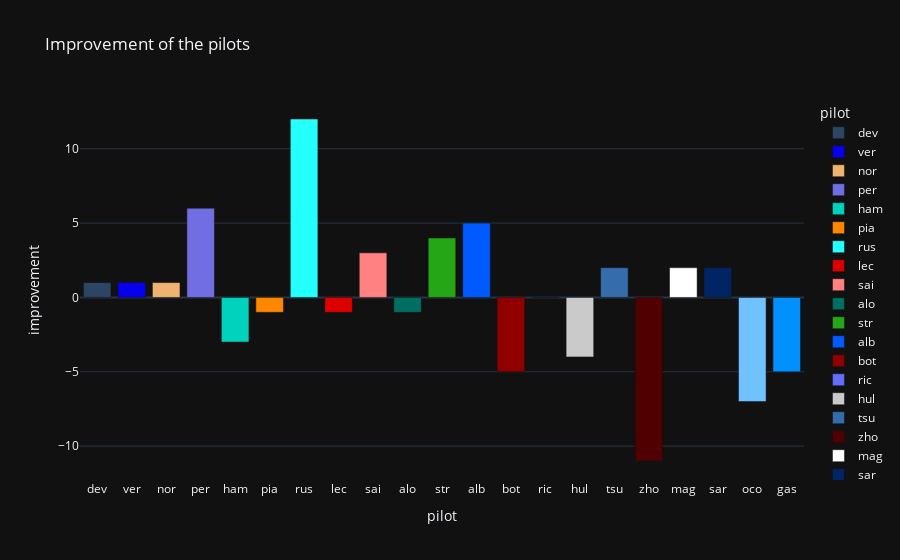

Notebook code for this chart:
### Code cell
# px.scatter(last_gp, x="pilot", y="improvement", title="Improvement of the pilots", marginal_y="histogram", template="plotly_dark")
px.bar(last_gp, x="pilot", y="improvement", title="Improvement of the pilots", color="pilot", color_discrete_map=colors["pilot"], template="plotly_dark")
# invert the y axis

### Figure 1 — Plotly figure (JSON) as saved in the notebook; plotly's stock layout.template omitted (floating-point values rounded to 4 significant figures)
{"data": [{"alignmentgroup": "True", "hovertemplate": "pilot=%{x}<br>improvement=%{y}<extra></extra>", "legendgroup": "dev", "marker": {"color": "#2b4562", "pattern": {"shape": ""}}, "name": "dev", "offsetgroup": "dev", "orientation": "v", "showlegend": true, "textposition": "auto", "type": "bar", "x": ["dev"], "xaxis": "x", "y": [1], "yaxis": "y"}, {"alignmentgroup": "True", "hovertemplate": "pilot=%{x}<br>improvement=%{y}<extra></extra>", "legendgroup": "ver", "marker": {"color": "#0600ef", "pattern": {"shape": ""}}, "name": "ver", "offsetgroup": "ver", "orientation": "v", "showlegend": true, "textposition": "auto", "type": "bar", "x": ["ver"], "xaxis": "x", "y": [1], "yaxis": "y"}, {"alignmentgroup": "True", "hovertemplate": "pilot=%{x}<br>improvement=%{y}<extra></extra>", "legendgroup": "nor", "marker": {"color": "#eeb370", "pattern": {"shape": ""}}, "name": "nor", "offsetgroup": "nor", "orientation": "v", "showlegend": true, "textposition": "auto", "type": "bar", "x": ["nor"], "xaxis": "x", "y": [1], "yaxis": "y"}, {"alignmentgroup": "True", "hovertemplate": "pilot=%{x}<br>improvement=%{y}<extra></extra>", "legendgroup": "per", "marker": {"color": "#716de2", "pattern": {"shape": ""}}, "name": "per", "offsetgroup": "per", "orientation": "v", "showlegend": true, "textposition": "auto", "type": "bar", "x": ["per"], "xaxis": "x", "y": [6], "yaxis": "y"}, {"alignmentgroup": "True", "hovertemplate": "pilot=%{x}<br>improvement=%{y}<extra></extra>", "legendgroup": "ham", "marker": {"color": "#00d2be", "pattern": {"shape": ""}}, "name": "ham", "offsetgroup": "ham", "orientation": "v", "showlegend": true, "textposition": "auto", "type": "bar", "x": ["ham"], "xaxis": "x", "y": [-3], "yaxis": "y"}, {"alignmentgroup": "True", "hovertemplate": "pilot=%{x}<br>improvement=%{y}<extra></extra>", "legendgroup": "pia", "marker": {"color": "#ff8700", "pattern": {"shape": ""}}, "name": "pia", "offsetgroup": "pia", "orientation": "v", "showlegend": true, "textposition": "auto", "type": "bar", "x": ["pia"], "xaxis": "x", "y": [-1], "yaxis": "y"}, {"alignmentgroup": "True", "hovertemplate": "pilot=%{x}<br>improvement=%{y}<extra></extra>", "legendgroup": "rus", "marker": {"color": "#24ffff", "pattern": {"shape": ""}}, "name": "rus", "offsetgroup": "rus", "orientation": "v", "showlegend": true, "textposition": "auto", "type": "bar", "x": ["rus"], "xaxis": "x", "y": [12], "yaxis": "y"}, {"alignmentgroup": "True", "hovertemplate": "pilot=%{x}<br>improvement=%{y}<extra></extra>", "legendgroup": "lec", "marker": {"color": "#dc0000", "pattern": {"shape": ""}}, "name": "lec", "offsetgroup": "lec", "orientation": "v", "showlegend": true, "textposition": "auto", "type": "bar", "x": ["lec"], "xaxis": "x", "y": [-1], "yaxis": "y"}, {"alignmentgroup": "True", "hovertemplate": "pilot=%{x}<br>improvement=%{y}<extra></extra>", "legendgroup": "sai", "marker": {"color": "#ff8181", "pattern": {"shape": ""}}, "name": "sai", "offsetgroup": "sai", "orientation": "v", "showlegend": true, "textposition": "auto", "type": "bar", "x": ["sai"], "xaxis": "x", "y": [3], "yaxis": "y"}, {"alignmentgroup": "True", "hovertemplate": "pilot=%{x}<br>improvement=%{y}<extra></extra>", "legendgroup": "alo", "marker": {"color": "#006f62", "pattern": {"shape": ""}}, "name": "alo", "offsetgroup": "alo", "orientation": "v", "showlegend": true, "textposition": "auto", "type": "bar", "x": ["alo"], "xaxis": "x", "y": [-1], "yaxis": "y"}, {"alignmentgroup": "True", "hovertemplate": "pilot=%{x}<br>improvement=%{y}<extra></extra>", "legendgroup": "str", "marker": {"color": "#25a617", "pattern": {"shape": ""}}, "name": "str", "offsetgroup": "str", "orientation": "v", "showlegend": true, "textposition": "auto", "type": "bar", "x": ["str"], "xaxis": "x", "y": [4], "yaxis": "y"}, {"alignmentgroup": "True", "hovertemplate": "pilot=%{x}<br>improvement=%{y}<extra></extra>", "legendgroup": "alb", "marker": {"color": "#005aff", "pattern": {"shape": ""}}, "name": "alb", "offsetgroup": "alb", "orientation": "v", "showlegend": true, "textposition": "auto", "type": "bar", "x": ["alb"], "xaxis": "x", "y": [5], "yaxis": "y"}, {"alignmentgroup": "True", "hovertemplate": "pilot=%{x}<br>improvement=%{y}<extra></extra>", "legendgroup": "bot", "marker": {"color": "#900000", "pattern": {"shape": ""}}, "name": "bot", "offsetgroup": "bot", "orientation": "v", "showlegend": true, "textposition": "auto", "type": "bar", "x": ["bot"], "xaxis": "x", "y": [-5], "yaxis": "y"}, {"alignmentgroup": "True", "hovertemplate": "pilot=%{x}<br>improvement=%{y}<extra></extra>", "legendgroup": "ric", "marker": {"color": "#636efa", "pattern": {"shape": ""}}, "name": "ric", "offsetgroup": "ric", "orientation": "v", "showlegend": true, "textposition": "auto", "type": "bar", "x": ["ric"], "xaxis": "x", "y": [0], "yaxis": "y"}, {"alignmentgroup": "True", "hovertemplate": "pilot=%{x}<br>improvement=%{y}<extra></extra>", "legendgroup": "hul", "marker": {"color": "#cacaca", "pattern": {"shape": ""}}, "name": "hul", "offsetgroup": "hul", "orientation": "v", "showlegend": true, "textposition": "auto", "type": "bar", "x": ["hul"], "xaxis": "x", "y": [-4], "yaxis": "y"}, {"alignmentgroup": "True", "hovertemplate": "pilot=%{x}<br>improvement=%{y}<extra></extra>", "legendgroup": "tsu", "marker": {"color": "#356cac", "pattern": {"shape": ""}}, "name": "tsu", "offsetgroup": "tsu", "orientation": "v", "showlegend": true, "textposition": "auto", "type": "bar", "x": ["tsu"], "xaxis": "x", "y": [2], "yaxis": "y"}, {"alignmentgroup": "True", "hovertemplate": "pilot=%{x}<br>improvement=%{y}<extra></extra>", "legendgroup": "zho", "marker": {"color": "#500000", "pattern": {"shape": ""}}, "name": "zho", "offsetgroup": "zho", "orientation": "v", "showlegend": true, "textposition": "auto", "type": "bar", "x": ["zho"], "xaxis": "x", "y": [-11], "yaxis": "y"}, {"alignmentgroup": "True", "hovertemplate": "pilot=%{x}<br>improvement=%{y}<extra></extra>", "legendgroup": "mag", "marker": {"color": "#ffffff", "pattern": {"shape": ""}}, "name": "mag", "offsetgroup": "mag", "orientation": "v", "showlegend": true, "textposition": "auto", "type": "bar", "x": ["mag"], "xaxis": "x", "y": [2], "yaxis": "y"}, {"alignmentgroup": "True", "hovertemplate": "pilot=%{x}<br>improvement=%{y}<extra></extra>", "legendgroup": "sar", "marker": {"color": "#012564", "pattern": {"shape": ""}}, "name": "sar", "offsetgroup": "sar", "orientation": "v", "showlegend": true, "textposition": "auto", "type": "bar", "x": ["sar"], "xaxis": "x", "y": [2], "yaxis": "y"}, {"alignmentgroup": "True", "hovertemplate": "pilot=%{x}<br>improvement=%{y}<extra></extra>", "legendgroup": "oco", "marker": {"color": "#70c2ff", "pattern": {"shape": ""}}, "name": "oco", "offsetgroup": "oco", "orientation": "v", "showlegend": true, "textposition": "auto", "type": "bar", "x": ["oco"], "xaxis": "x", "y": [-7], "yaxis": "y"}, {"alignmentgroup": "True", "hovertemplate": "pilot=%{x}<br>improvement=%{y}<extra></extra>", "legendgroup": "gas", "marker": {"color": "#0090ff", "pattern": {"shape": ""}}, "name": "gas", "offsetgroup": "gas", "orientation": "v", "showlegend": true, "textposition": "auto", "type": "bar", "x": ["gas"], "xaxis": "x", "y": [-5], "yaxis": "y"}], "layout": {"barmode": "relative", "legend": {"title": {"text": "pilot"}, "tracegroupgap": 0}, "title": {"text": "Improvement of the pilots"}, "xaxis": {"anchor": "y", "categoryarray": ["dev", "ver", "nor", "per", "ham", "pia", "rus", "lec", "sai", "alo", "str", "alb", "bot", "ric", "hul", "tsu", "zho", "mag", "sar", "oco", "gas"], "categoryorder": "array", "domain": [0, 1], "title": {"text": "pilot"}}, "yaxis": {"anchor": "x", "domain": [0, 1], "title": {"text": "improvement"}}}}
